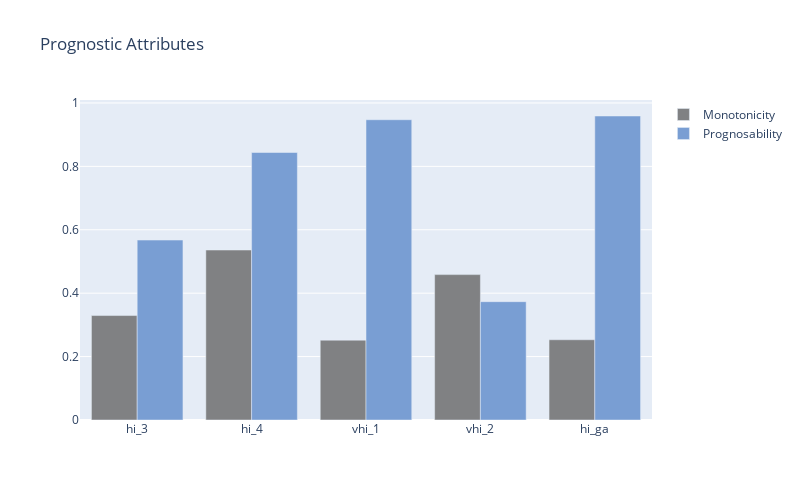

Here is the notebook cell this chart was saved with:
### Code cell
import plotly.graph_objects as go
layout = {'width':800, 'height':500}
fig = go.Figure()
fig.add_trace(go.Bar(x=mono.columns, y=mono.mean(axis=0), name='Monotonicity', marker_color='#808183', hovertemplate='%{y:.2f}'))
fig.add_trace(go.Bar(x=mono.columns, y=prog, name='Prognosability', marker_color='#799ed3', hovertemplate='%{y:.2f}'))
fig.update_layout(barmode='group', title='Prognostic Attributes', **layout)
fig.show()

### Figure 1 — Plotly figure (JSON) as saved in the notebook; plotly's stock layout.template omitted (floating-point values rounded to 4 significant figures)
{"data": [{"hovertemplate": "%{y:.2f}", "marker": {"color": "#808183"}, "name": "Monotonicity", "type": "bar", "x": ["hi_3", "hi_4", "vhi_1", "vhi_2", "hi_ga"], "y": [0.3295, 0.5361, 0.2518, 0.4586, 0.2531]}, {"hovertemplate": "%{y:.2f}", "marker": {"color": "#799ed3"}, "name": "Prognosability", "type": "bar", "x": ["hi_3", "hi_4", "vhi_1", "vhi_2", "hi_ga"], "y": [0.5675, 0.8437, 0.9471, 0.3732, 0.9589]}], "layout": {"barmode": "group", "height": 500, "title": {"text": "Prognostic Attributes"}, "width": 800}}
